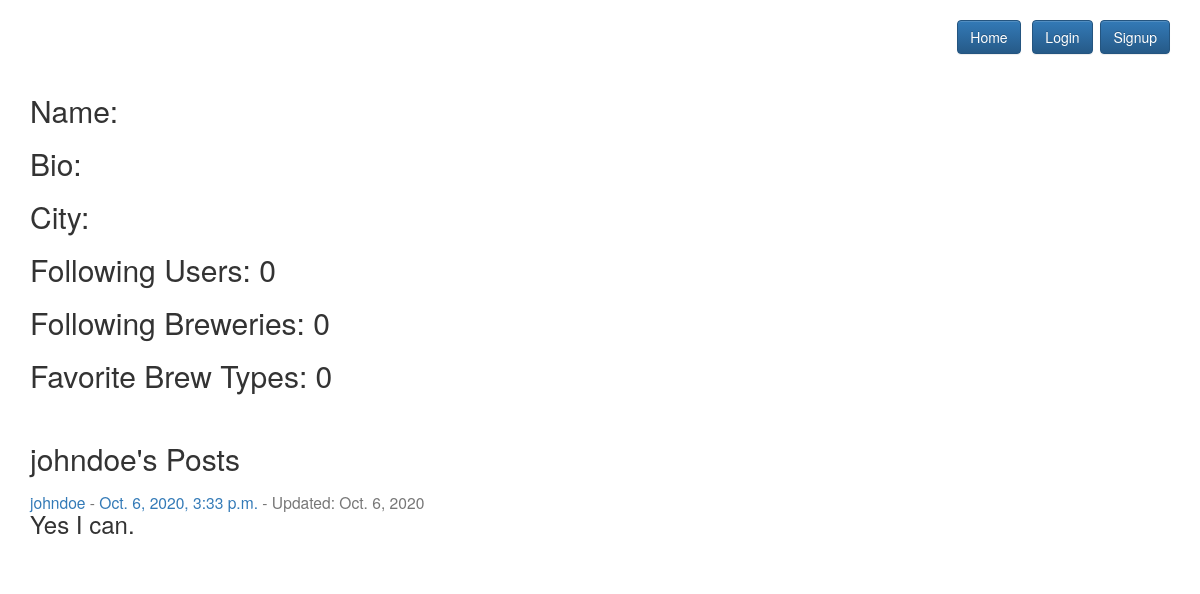
The page /user/1/ on the database as committed earlier.
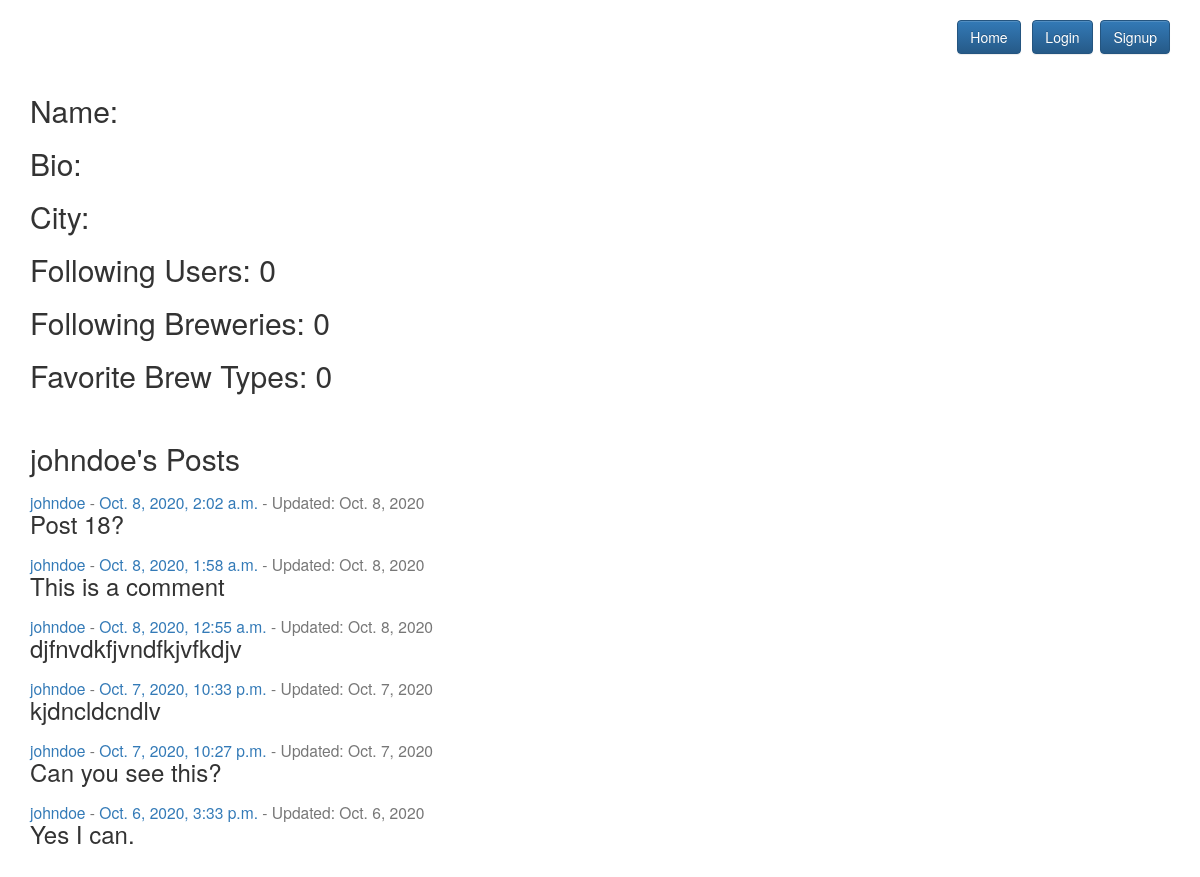
The same page on the database as committed later.
### microbrewforyou_app/models.py (models this page shows, shortened)
class CustomUser(AbstractUser):
    bio = models.CharField(max_length=280, default='')
    user_image = models.ImageField(
        upload_to='CustomUser/', null=False, blank=False)
    users_following = models.ManyToManyField(
        "self", symmetrical=False, related_name='CustomUser')
    fav_breweries = models.ManyToManyField(
        "Breweries", symmetrical=False,
        related_name='fav_breweries', blank=True)
    fav_brewtypes = models.ManyToManyField(
        "BrewTypes", symmetrical=False,
        related_name='fav_brewtypes', blank=True)
    address = models.CharField(max_length=280)
    city = models.CharField(max_length=50)
    state = models.CharField(max_length=50)
    REQUIRED_FIELDS = ['first_name', 'bio', 'address', 'city', 'state']
    def __str__(self):
        return self.username

class Posts(models.Model):
    author = models.ForeignKey(
        CustomUser, on_delete=models.CASCADE, related_name='author')
    body = models.TextField(max_length=280)
    postTime = models.DateTimeField(default=timezone.now)
    lastUpdated = models.DateField(auto_now=True)

### microbrewforyou_app/views.py (the view)
# urls.py: path('user/<int:user_id>/', UserDetailView.as_view(), name="userview"),
class UserDetailView(View):
    def get(self, request, user_id):
        selected_user = CustomUser.objects.filter(id=user_id).first()
        user_posts = Posts.objects.filter(
            author=user_id).order_by('postTime').reverse()
        number_posts = len(user_posts)
        return render(
            request, "user_detail.html",
            {"number_posts": number_posts,
             "selected_user": selected_user,
             "user_posts": user_posts})

### templates/user_detail.html
{% extends 'base.html' %} {% block content %}
<br />
{% include "menu.html" %}
<br />
<h2>Name: {{ selected_user.first_name }}</h2>
<h2>Bio: {{ selected_user.bio }}</h2>
<h2>City: {{ selected_user.city }}</h2>
<h2>Following Users: 0</h2>
<h2>Following Breweries: 0</h2>
<h2>Favorite Brew Types: 0</h2>
<br />
<h2>{{ selected_user }}'s Posts</h2>
{% for post in user_posts %}
<h3>
  <span class="small"
    ><a href="/user/{{ post.author.id }}/">{{ post.author }}</a> -
    <a href="/post/{{ post.id }}/">{{post.postTime}}</a></span
  ><span class="small"
    > - Updated: {{ post.lastUpdated }}</a></span><br />
  {{ post.body }}
</h3>
{% endfor %}
<br />
{% endblock %}

### templates/base.html (shortened to what this page needs)
<link
  rel="stylesheet"
  href="https://maxcdn.bootstrapcdn.com/bootstrap/3.3.7/css/bootstrap.min.css"
/>
<link
  rel="stylesheet"
  href="https://maxcdn.bootstrapcdn.com/bootstrap/3.3.7/css/bootstrap-theme.min.css"
/>
<div class="container">{% block content %} {% endblock %}</div>

### templates/menu.html (shortened to what this page needs)
<div align="right">
  <a href="/" class="btn btn-primary">Home</a>
  <a href="/login/" class="btn btn-primary">Login</a>
  {% if not request.user.is_authenticated %}&nbsp;<a
    href="/signup/"
    class="btn btn-primary"
    >Signup</a
  >{% endif %}
</div>

Rows that differ between the two databases and show on the page:
added Posts: author "johndoe", postTime "Oct. 8, 2020, 2:02 a.m.", lastUpdated "Oct. 8, 2020", body "Post 18?"
added Posts: author "johndoe", postTime "Oct. 8, 2020, 1:58 a.m.", lastUpdated "Oct. 8, 2020", body "This is a comment"
added Posts: author "johndoe", postTime "Oct. 8, 2020, 12:55 a.m.", lastUpdated "Oct. 8, 2020", body "djfnvdkfjvndfkjvfkdjv"
added Posts: author "johndoe", postTime "Oct. 7, 2020, 10:33 p.m.", lastUpdated "Oct. 7, 2020", body "kjdncldcndlv"
added Posts: author "johndoe", postTime "Oct. 7, 2020, 10:27 p.m.", lastUpdated "Oct. 7, 2020", body "Can you see this?"
